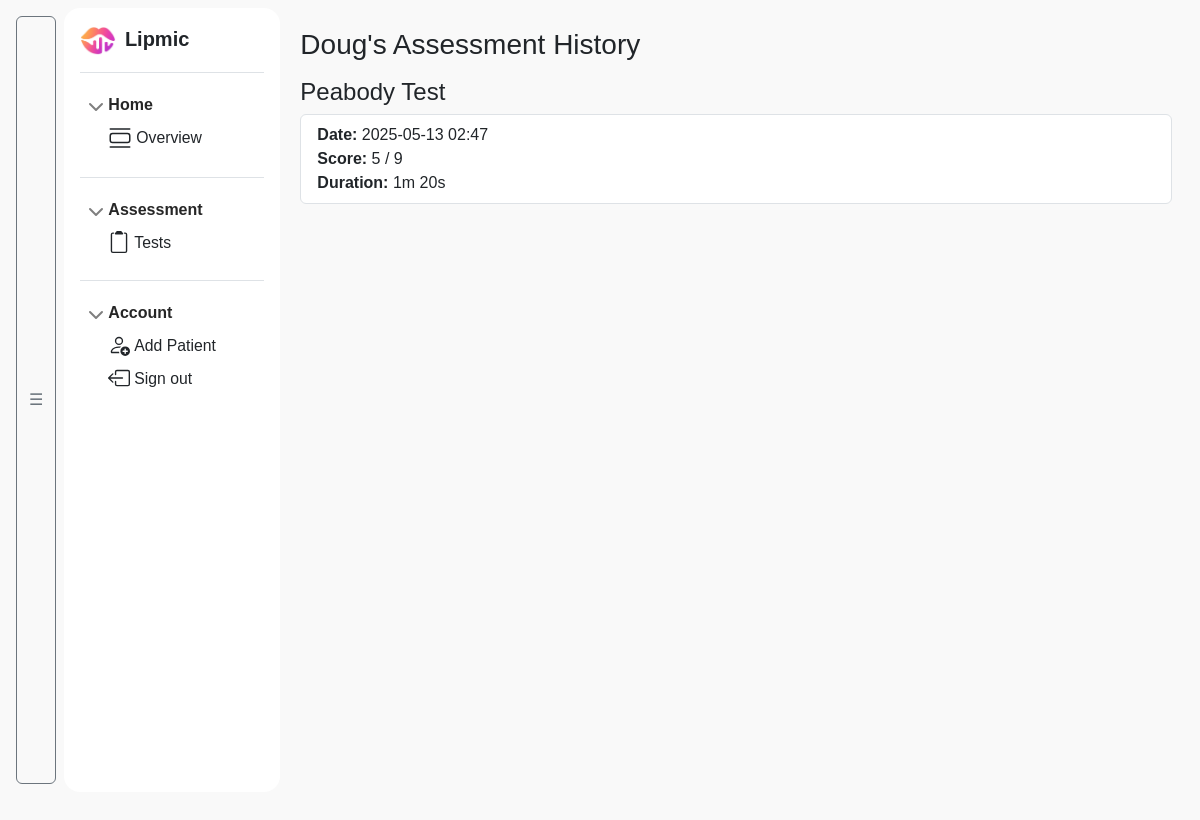
Page /console/patient/12 (signed in) on the earlier database version.
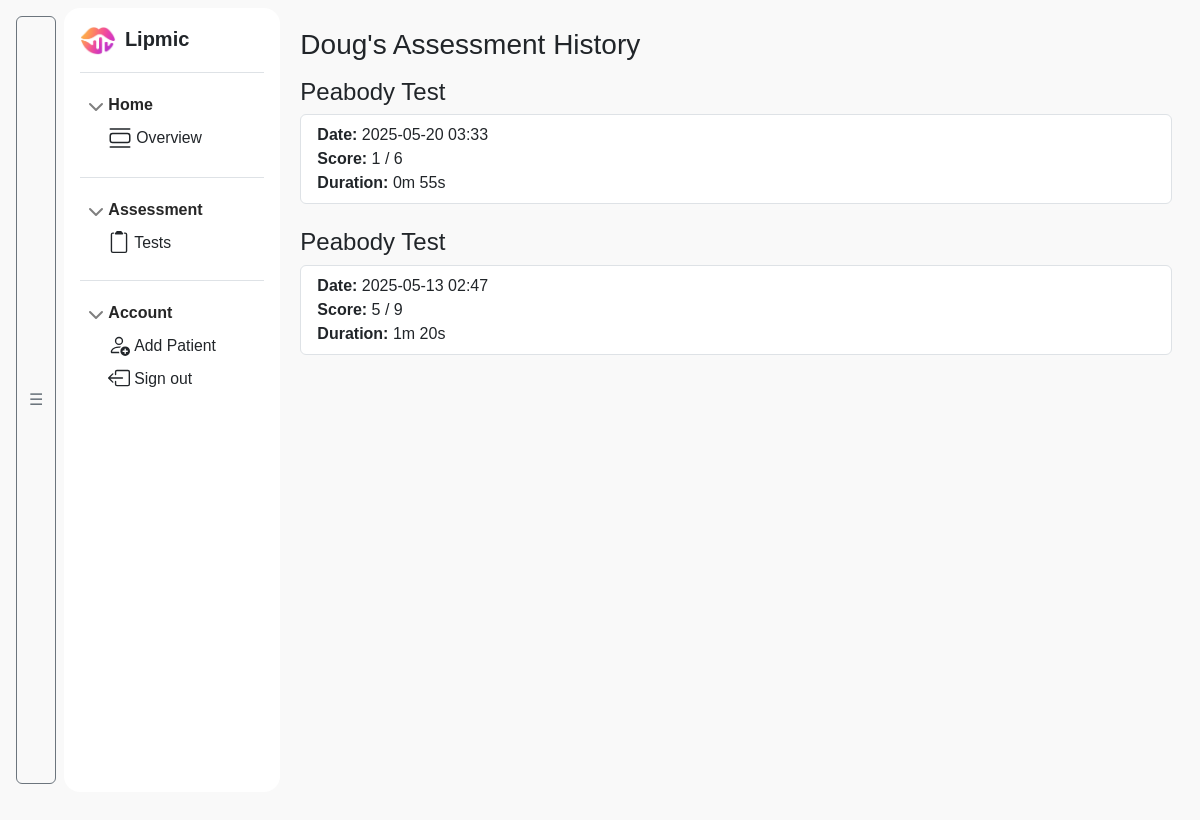
Same page on the later database version.
### board/models.py (models this page shows, shortened)
class Patient(db.Model):
    __tablename__ = 'patient'
    id = db.Column(db.Integer, primary_key=True)
    name = db.Column(db.String(100), nullable=False)
    slp_id = db.Column(db.Integer, db.ForeignKey('slp.id'), nullable=False)
    sessions = db.relationship('AssessmentResult', backref='patient', lazy=True)

class AssessmentResult(db.Model):
    __tablename__ = 'assessment_results'
    id = db.Column(db.Integer, primary_key=True)
    assessment_type = db.Column(db.String(50), nullable=False)  # e.g., 'peabody', 'naming'
    patient_id = db.Column(db.Integer, db.ForeignKey('patient.id'), nullable=False)
    date_taken = db.Column(db.DateTime, default=datetime.utcnow)
    answers = db.Column(db.JSON, nullable=False)  # { "prompt": ..., "predicted": ..., "correct": ... }
    score = db.Column(db.Integer, nullable=False)
    duration = db.Column(db.Integer, nullable=True)

### board/pages.py (the view)
@bp.route('/console/patient/<int:patient_id>')
@login_required
def patient_dashboard(patient_id):
    patient = Patient.query.get_or_404(patient_id)
    if patient.slp_id != current_user.id:
        abort(403)
    results = AssessmentResult.query.filter_by(patient_id=patient.id).order_by(AssessmentResult.date_taken.desc()).all()
    return render_template("pages/lipmic-console/patient_dashboard.html", patient=patient, results=results)

### board/__init__.py (called while the page is built)
def create_app():
    app = Flask(__name__)
    app.secret_key = os.getenv('FLASK_SECRET_KEY')
    app.config['SQLALCHEMY_DATABASE_URI'] = 'sqlite:///' + os.path.join(app.instance_path, 'app.db')
    app.config['SQLALCHEMY_TRACK_MODIFICATIONS'] = False
    db.init_app(app)
    login_manager.init_app(app)
    from board.pages import bp
    app.register_blueprint(bp)
    @login_manager.user_loader
    def load_user(user_id):
        return SLP.query.get(int(user_id))
    login_manager.login_view = 'pages.login'  # redirect if not logged in
    return app

### board/templates/pages/lipmic-console/patient_dashboard.html (shortened to what this page needs)
{% extends 'base-console.html' %}
{% block content %}
<h3 class="mb-3">{{ patient.name }}'s Assessment History</h3>
  {% for result in results %}
    <h4>{{ result.assessment_type | capitalize }} Test</h4>
    <ul class="list-group mb-4">
      <li class="list-group-item">
        <strong>Date:</strong> {{ result.date_taken.strftime('%Y-%m-%d %H:%M') }}<br>
        <strong>Score:</strong> {{ result.score }} / {{ result.answers | length }}<br>
        <strong>Duration:</strong>
          {% if result.duration %}
            {{ (result.duration // 60) }}m {{ (result.duration % 60) }}s
          {% else %}
            N/A
          {% endif %}
      </li>
    </ul>
  {% else %}
    <p>No results found.</p>
  {% endfor %}
{% endblock %}

### board/templates/base-console.html (shortened to what this page needs)
<!DOCTYPE html>
<html lang="en">
<head>
    <link rel="stylesheet" href="https://stackpath.bootstrapcdn.com/bootstrap/4.5.2/css/bootstrap.min.css">
    <link href="https://cdn.jsdelivr.net/npm/bootstrap@5.3.3/dist/css/bootstrap.min.css" rel="stylesheet">
    <link rel="stylesheet" href="{{ url_for('static', filename='css/body-console.css') }}">
    <link rel="stylesheet" href="{{ url_for('static', filename='css/about.css') }}">
    <link rel="stylesheet" href="{{ url_for('static', filename='css/assess.css') }}">
</head>
<body>
    <section>
        <div class="p-2 d-flex bd-highlight wrapper flex-row vh-100">
  <header>
  <div class="d-flex h-100">
    <button id="toggleSidebar" class="btn btn-outline-secondary d-none d-md-inline-block m-2">
      ☰
    </button>
    <div id="sidebar-console" class="sidebar-content bg-white d-none d-md-block p-3">
      <div class="d-flex align-items-center pb-3 mb-3 border-bottom">
        <a href="/" class="link-dark list-group-item list-group-item-action">
        <img class="me-1" src="{{ url_for('static', filename='img/logo-3.png') }}" alt="Lipmic Logo" height="30"></img>
        <span class="fs-5 fw-semibold">Lipmic</span>
        </a>
      </div>
      <ul class="list-unstyled ps-0">
        <li id="console-home" class="mb-1">
          <button class="btn btn-toggle align-items-center rounded collapsed" data-bs-toggle="collapse" data-bs-target="#home-collapse" aria-expanded="true">
            Home
          </button>
          <div class="collapse show" id="home-collapse">
            <ul class="btn-toggle-nav list-unstyled fw-normal pb-1 small">
              <li><a href="{{ url_for('pages.console_page') }}" class="link-dark rounded"><svg class="bi me-1" width="24" height="24"><use xlink:href="#overview"/></svg>Overview</a></li>
            </ul>
          </div>
        </li>
        <li class="border-top my-3"></li>
        <li class="mb-1">
          <button class="btn btn-toggle align-items-center rounded collapsed" data-bs-toggle="collapse" data-bs-target="#dashboard-collapse" aria-expanded="true">
            Assessment
          </button>
          <div class="collapse show" id="dashboard-collapse">
            <ul class="btn-toggle-nav list-unstyled fw-normal pb-1 small">
              <li><a href="{{ url_for('pages.assessments_page') }}" class="link-dark rounded"><svg class="bi me-1" width="22" height="22"><use xlink:href="#assessment_logo"/></svg>Tests</a></li>
            </ul>
          </div>
        </li>
        <li class="border-top my-3"></li>
        <li class="mb-1">
          <button class="btn btn-toggle align-items-center rounded collapsed" data-bs-toggle="collapse" data-bs-target="#account-collapse" aria-expanded="true">
            Account
          </button>
          <div class="collapse show" id="account-collapse">
            <ul class="btn-toggle-nav list-unstyled fw-normal pb-1 small">
              <li><a href="{{ url_for('pages.add_patient') }}" class="link-dark rounded"><svg class="bi me-1" width="22" height="22"><use xlink:href="#add_patient"/></svg>Add Patient</a></li>
              <li><a href="{{ url_for('pages.logout') }}" class="link-dark rounded"><svg class="bi me-1" width="22" height="22"><use xlink:href="#sign_out"/></svg>Sign out</a></li>
            </ul>
          </div>
        </li>
      </ul>
    </div>
        </header>
        <div class="content flex-grow-1">
        <main>
            {% block content %}{% endblock content %}
        </main>
        </div>
        </div>
    </section>
    <footer class="footer d-flex justify-content-center align-items-center">
    </footer>
</body>
</html>

### board/static/css/body-console.css (style rules this page uses)
html, body { margin: 0; padding: 0; scroll-behavior: smooth; scroll-padding-top: 64px; overflow: hidden; height: -webkit-fill-available; }
body { font-family: 'Segoe UI', sans-serif; background-color: #f9f9f9; min-height: 100vh; min-height: -webkit-fill-available; }
.content { padding: 20px; overflow-y: auto; position: relative; }
.sidebar-content { width: 216px; font-size: 18px; }
.bi { vertical-align: -.125em; pointer-events: none; fill: currentColor; }
.btn-toggle { display: inline-flex; align-items: center; padding: .25rem .5rem; font-weight: 600; color: rgba(0, 0, 0, .65); background-color: transparent; border: 0; }
.btn-toggle::before { width: 1.25em; line-height: 0; transition: transform .35s ease; transform-origin: .5em 50%; }
.btn-toggle[aria-expanded="true"] { color: rgba(0, 0, 0, .85); }
.btn-toggle[aria-expanded="true"]::before { transform: rotate(90deg); }
.btn-toggle-nav a { display: inline-flex; padding: .1875rem .5rem; margin-top: .125rem; margin-left: 1.25rem; text-decoration: none; }
.fw-semibold { font-weight: 600; }
#sidebar-console:not(.collapsed) { width: 216px; transition: all 0.20s ease; border-radius: 1rem; }

### board/static/css/about.css (style rules this page uses)
body { font-family: 'Arial', sans-serif; }
.footer { display: flex; justify-content: center; align-items: center; text-align: center; height: 80px; width: 100%; }

Differences in the rows shown:
added AssessmentResult: assessment_type "Peabody", date_taken "2025-05-20 03:33", score "1", answers|length "6", duration "0", (result.duration%60) "55"
